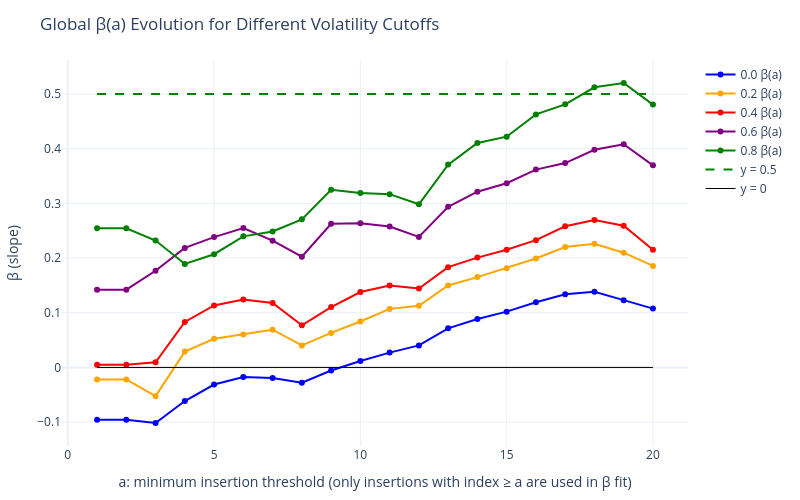

The notebook cell saved with this chart:
### Code cell
import numpy as np
import pandas as pd
import plotly.graph_objects as go
from sklearn.linear_model import LinearRegression

DEBUG = True
MAX_IDS_TO_PRINT = 20

def _safe_col(points_df, preferred, fallbacks):
    if preferred in points_df.columns:
        return preferred
    for c in fallbacks:
        if c in points_df.columns:
            return c
    return None

def debug_points_df(points_df, tag=""):
    print(f"\n=== [DEBUG] points_df summary {tag} ===")
    if points_df is None:
        print("points_df is None")
        return

    print(f"shape: {points_df.shape}")
    print(f"columns: {list(points_df.columns)}")
    if len(points_df) == 0:
        print("points_df is EMPTY.")
        return

    # Show head/tail small
    with pd.option_context('display.max_columns', None, 'display.width', 120):
        print("head(3):")
        print(points_df.head(3))
        print("tail(3):")
        print(points_df.tail(3))

    # NA counts
    na_counts = points_df.isna().sum()
    print("NA counts per column:")
    print(na_counts.to_dict())

    # Determine likely columns
    col_x = _safe_col(points_df, "log_qv", ["x", "log_QV", "log_qv"])
    col_y = _safe_col(points_df, "log_impact", ["y", "logImpact", "log_impact"])
    col_i = _safe_col(points_df, "ins_idx", ["ins_idx", "insertion_idx", "idx"])

    # Basic stats for X/Y
    if col_x:
        xvals = pd.to_numeric(points_df[col_x], errors="coerce").replace([np.inf, -np.inf], np.nan).dropna()
        if len(xvals):
            print(f"{col_x}: count={len(xvals)}, min={xvals.min():.6f}, max={xvals.max():.6f}, mean={xvals.mean():.6f}, std={xvals.std():.6f}")
        else:
            print(f"{col_x}: no valid numeric values")
    else:
        print("Could not find X column (log_qv / x / log_QV).")

    if col_y:
        yvals = pd.to_numeric(points_df[col_y], errors="coerce").replace([np.inf, -np.inf], np.nan).dropna()
        if len(yvals):
            print(f"{col_y}: count={len(yvals)}, min={yvals.min():.6f}, max={yvals.max():.6f}, mean={yvals.mean():.6f}, std={yvals.std():.6f}")
        else:
            print(f"{col_y}: no valid numeric values")
    else:
        print("Could not find Y column (log_impact / y / logImpact).")

    # Insertion index diagnostics
    if col_i:
        ii = pd.to_numeric(points_df[col_i], errors="coerce").dropna().astype(int)
        if len(ii):
            print(f"{col_i}: min={ii.min()}, max={ii.max()}, unique_count={ii.nunique()}")
            # Check gaps
            expected = set(range(ii.min(), ii.max()+1))
            missing = sorted(list(expected.difference(set(ii.unique()))))
            if missing:
                print(f"{col_i}: missing indices in [{ii.min()}..{ii.max()}]: {missing[:30]}{' ...' if len(missing)>30 else ''}")
            else:
                print(f"{col_i}: contiguous in [{ii.min()}..{ii.max()}]")
        else:
            print(f"{col_i}: no valid indices")
    else:
        print("No insertion index column found (ins_idx / insertion_idx / idx).")

def debug_beta_trace(beta_trace, tag=""):
    print(f"\n=== [DEBUG] beta_trace summary {tag} ===")
    if beta_trace is None:
        print("beta_trace is None")
        return

    x = np.asarray(beta_trace.x)
    y = np.asarray(beta_trace.y)

    print(f"len(x)={len(x)}, len(y)={len(y)}")
    if len(x) == 0:
        print("Empty beta trace.")
        return

    # Monotonicity of x
    mono = np.all(np.diff(x) >= 0)
    print(f"x range: [{np.min(x)}, {np.max(x)}], monotonic_non_decreasing={mono}")

    # First/last values
    print(f"first point: a={x[0]}, beta={y[0] if len(y)>0 else None}")
    print(f" last point: a={x[-1]}, beta={y[-1] if len(y)>0 else None}")

    # NaN/inf checks
    n_nan = int(np.sum(~np.isfinite(y)))
    print(f"β finite count={len(y)-n_nan}, non-finite count={n_nan}")

def recompute_full_beta(points_df):
    """OLS slope β over ALL points in points_df (if columns present)."""
    if points_df is None or len(points_df) < 2:
        return np.nan

    col_x = _safe_col(points_df, "log_qv", ["x", "log_QV", "log_qv"])
    col_y = _safe_col(points_df, "log_impact", ["y", "logImpact", "log_impact"])
    if (col_x is None) or (col_y is None):
        return np.nan

    X = pd.to_numeric(points_df[col_x], errors="coerce").replace([np.inf, -np.inf], np.nan)
    Y = pd.to_numeric(points_df[col_y], errors="coerce").replace([np.inf, -np.inf], np.nan)
    mask = X.notna() & Y.notna()
    X = X[mask].to_numpy().reshape(-1, 1)
    Y = Y[mask].to_numpy()
    if len(X) < 2:
        return np.nan
    lr = LinearRegression().fit(X, Y)
    return float(lr.coef_[0])

# =================== YOUR ORIGINAL BLOCK + DEBUG PRINTS ===================

cutoffs = np.round(np.arange(0.0, 1.0, 0.2), 2)  # Includes 0.0 to 0.9
filtered_sample_numbers = {}

for vcut in cutoffs:
    x_filt, all_series_filt, merged_filt, hist_steps_filt, gen_block_filt = prepare_volatility_filtered_series(
        merged, hist_msgs, n_gen_msgs, midprice_step_size, volatility_cutoff=vcut)
    filtered_sample_numbers[vcut] = list(merged_filt['id'])
    print(f"Cutoff {vcut}: {len(filtered_sample_numbers[vcut])} samples")

fig = go.Figure()
cutoff_colors = {
    0.0: "blue", 0.1: "cyan", 0.2: "orange", 0.3: "magenta", 0.4: "red",
    0.5: "brown", 0.6: "purple", 0.7: "gray", 0.8: "green", 0.9: "black"
}

# Ensure 0.0 is plotted first
ordered_cutoffs = sorted(filtered_sample_numbers.keys(), key=lambda x: (x != 0.0, x))

for vcut in ordered_cutoffs:
    sample_ids = filtered_sample_numbers[vcut]

    if DEBUG:
        print(f"\n=== [DEBUG] cutoff {vcut} ===")
        print(f"sample_ids[{len(sample_ids)}]: {sample_ids[:MAX_IDS_TO_PRINT]}{' ...' if len(sample_ids)>MAX_IDS_TO_PRINT else ''}")

    # Dicts filtered to available keys
    b_dict_filt = {k: b_dict[k] for k in sample_ids if k in b_dict}
    m_dict_filt = {k: m_dict[k] for k in sample_ids if k in m_dict}

    if DEBUG:
        missing_b = set(sample_ids) - set(b_dict_filt.keys())
        missing_m = set(sample_ids) - set(m_dict_filt.keys())
        if missing_b:
            print(f"[WARN] missing {len(missing_b)} ids in b_dict: {sorted(list(missing_b))[:MAX_IDS_TO_PRINT]}{' ...' if len(missing_b)>MAX_IDS_TO_PRINT else ''}")
        if missing_m:
            print(f"[WARN] missing {len(missing_m)} ids in m_dict: {sorted(list(missing_m))[:MAX_IDS_TO_PRINT]}{' ...' if len(missing_m)>MAX_IDS_TO_PRINT else ''}")

    fig_cut, points_df = global_beta_plot_from_raw(
        b_dict_filt, m_dict_filt, all_series, x,
        hist_steps=hist_steps,
        gen_block=gen_block,
        num_insertions=num_insertions,
        beta_theory=0.5,
        samples_used=None,
        special_first=(79, 15),
        nbins_hist=30
    )

    # ---- EXTRA DEBUG: tail-window composition per a ----
    def _safe_num(v, n=6):
        try:
            return float(np.round(v, n))
        except Exception:
            return v

    if points_df is not None and len(points_df):
        # Name mapping for safety
        COL_INS = "insertion"
        COL_X   = "x"   # your points_df uses 'x'/'y'
        COL_Y   = "y"

        if not {COL_INS, COL_X, COL_Y}.issubset(points_df.columns):
            print(f"[ERROR] points_df missing cols for debug: need {COL_INS},{COL_X},{COL_Y}")
        else:
            ins_min, ins_max = int(points_df[COL_INS].min()), int(points_df[COL_INS].max())
            print(f"[A-DEBUG] insertion range in points_df: [{ins_min}..{ins_max}]")
            # choose a grid of a's to print
            a_grid = list(range(ins_min, ins_max + 1))
            # or: a_grid = [ins_min, 5, 10, 15, ins_max]

            # Precompute a full OLS slope for comparison
            from sklearn.linear_model import LinearRegression
            lr = LinearRegression()
            X_all = points_df[COL_X].to_numpy().reshape(-1,1)
            y_all = points_df[COL_Y].to_numpy()
            lr.fit(X_all, y_all)
            beta_full_all = float(lr.coef_[0])
            print(f"[A-DEBUG] β_full over ALL points = {_safe_num(beta_full_all)}")

            # Per-a stats
            for a in a_grid:
                sub = points_df[points_df[COL_INS] >= a]
                n = len(sub)
                if n >= 2:
                    X = sub[COL_X].to_numpy().reshape(-1,1)
                    y = sub[COL_Y].to_numpy()
                    lr.fit(X, y)
                    beta_a = float(lr.coef_[0])
                else:
                    beta_a = np.nan

                used_ids = sub["sample_id"].unique() if "sample_id" in sub.columns else []
                print(
                    f"[A-DEBUG] a={a:>2d} | used_points={n:<4d} | β(a)={_safe_num(beta_a)} | "
                    f"ins_range=[{int(sub[COL_INS].min()) if n else '–'}..{int(sub[COL_INS].max()) if n else '–'}] | "
                    f"samples_used={len(used_ids)}"
                )

                # Optional: show a tiny preview of which insertions are present
                if n:
                    cnt_by_ins = sub[COL_INS].value_counts().sort_index()
                    preview = ", ".join([f"{i}:{cnt_by_ins[i]}" for i in cnt_by_ins.index[:5]])
                    tail_preview = ", ".join([f"{i}:{cnt_by_ins[i]}" for i in cnt_by_ins.index[-5:]])
                    print(f"          counts by insertion (head): {preview}")
                    if len(cnt_by_ins) > 5:
                        print(f"          counts by insertion (tail): {tail_preview}")


    if DEBUG:
        debug_points_df(points_df, tag=f"(cutoff={vcut})")

    if fig_cut is not None and len(fig_cut.data) > 0:
        beta_trace = fig_cut.data[0]

        if DEBUG:
            debug_beta_trace(beta_trace, tag=f"(cutoff={vcut})")

            # Cross‑check: full OLS on all points vs β at smallest a (tail window includes all points)
            beta_full = recompute_full_beta(points_df)
            try:
                a_vals = np.asarray(beta_trace.x)
                betas  = np.asarray(beta_trace.y)
                a_min_idx = int(np.nanargmin(a_vals)) if len(a_vals) else None
                beta_at_min_a = betas[a_min_idx] if a_min_idx is not None else np.nan
            except Exception:
                a_min_idx, beta_at_min_a = None, np.nan

            print(f"[CHECK] β_full(all points) = {beta_full:.6f}")
            print(f"[CHECK] β at min(a) (should match full if min(a)=0 and uses all points) = {beta_at_min_a:.6f}")

            if np.isfinite(beta_full) and np.isfinite(beta_at_min_a):
                diff = abs(beta_full - beta_at_min_a)
                if diff > 1e-3:
                    print(f"[WARN] β mismatch full vs min(a): diff={diff:.6f} (check filtering/weights)")

        label = f"0.0 β(a)" if vcut == 0.0 else f"{vcut} β(a)"
        fig.add_trace(go.Scatter(
            x=beta_trace.x,
            y=beta_trace.y,
            mode="lines+markers",
            marker=dict(size=6),
            name=label,
            line=dict(color=cutoff_colors.get(vcut, None))
        ))
    else:
        if DEBUG:
            print(f"[WARN] fig_cut is None or has no data for cutoff {vcut}")

# Visual guides
a_values = fig.data[0].x if len(fig.data) > 0 else np.arange(1, num_insertions + 1)
fig.add_trace(go.Scatter(
    x=[min(a_values), max(a_values)],
    y=[0.5, 0.5],
    mode="lines",
    line=dict(color="green", dash="dash"),
    name="y = 0.5"
))
fig.add_trace(go.Scatter(
    x=[min(a_values), max(a_values)],
    y=[0, 0],
    mode="lines",
    line=dict(color="black", width=1),
    name="y = 0"
))
fig.update_xaxes(title_text="a: minimum insertion threshold (only insertions with index ≥ a are used in β fit)")
fig.update_yaxes(title_text="β (slope)")
fig.update_layout(
    title="Global β(a) Evolution for Different Volatility Cutoffs",
    template="plotly_white",
    width=800,
    height=500,
    margin=dict(t=60, r=30, b=50, l=60),
    legend=dict(orientation="v"),
)
fig.show()

### Figure 1 — Plotly figure (JSON) as saved in the notebook; plotly's stock layout.template omitted (floating-point values rounded to 4 significant figures)
{"data": [{"line": {"color": "blue"}, "marker": {"size": 6}, "mode": "lines+markers", "name": "0.0 β(a)", "type": "scatter", "x": [1, 2, 3, 4, 5, 6, 7, 8, 9, 10, 11, 12, 13, 14, 15, 16, 17, 18, 19, 20], "y": [-0.09554, -0.09554, -0.1015, -0.06146, -0.03123, -0.01761, -0.01909, -0.028, -0.005556, 0.01187, 0.02713, 0.04027, 0.07152, 0.08866, 0.102, 0.1193, 0.1338, 0.1383, 0.1231, 0.1076]}, {"line": {"color": "orange"}, "marker": {"size": 6}, "mode": "lines+markers", "name": "0.2 β(a)", "type": "scatter", "x": [1, 2, 3, 4, 5, 6, 7, 8, 9, 10, 11, 12, 13, 14, 15, 16, 17, 18, 19, 20], "y": [-0.0218, -0.0218, -0.05251, 0.02895, 0.05242, 0.06033, 0.06909, 0.04032, 0.0632, 0.08411, 0.1071, 0.1129, 0.1498, 0.1652, 0.1816, 0.1992, 0.2202, 0.2261, 0.2098, 0.1857]}, {"line": {"color": "red"}, "marker": {"size": 6}, "mode": "lines+markers", "name": "0.4 β(a)", "type": "scatter", "x": [1, 2, 3, 4, 5, 6, 7, 8, 9, 10, 11, 12, 13, 14, 15, 16, 17, 18, 19, 20], "y": [0.00513, 0.00513, 0.009427, 0.08313, 0.1133, 0.1244, 0.1178, 0.07696, 0.1104, 0.1379, 0.1497, 0.1445, 0.1834, 0.2009, 0.2151, 0.2327, 0.2582, 0.2695, 0.259, 0.2153]}, {"line": {"color": "purple"}, "marker": {"size": 6}, "mode": "lines+markers", "name": "0.6 β(a)", "type": "scatter", "x": [1, 2, 3, 4, 5, 6, 7, 8, 9, 10, 11, 12, 13, 14, 15, 16, 17, 18, 19, 20], "y": [0.1423, 0.1423, 0.1768, 0.2186, 0.2383, 0.2551, 0.2318, 0.2026, 0.2628, 0.2636, 0.2578, 0.2387, 0.2937, 0.3214, 0.3368, 0.3618, 0.3737, 0.3979, 0.4082, 0.3696]}, {"line": {"color": "green"}, "marker": {"size": 6}, "mode": "lines+markers", "name": "0.8 β(a)", "type": "scatter", "x": [1, 2, 3, 4, 5, 6, 7, 8, 9, 10, 11, 12, 13, 14, 15, 16, 17, 18, 19, 20], "y": [0.2545, 0.2545, 0.232, 0.1892, 0.207, 0.2397, 0.2487, 0.2708, 0.3249, 0.3192, 0.3169, 0.2984, 0.3709, 0.4105, 0.4219, 0.4627, 0.4811, 0.5123, 0.52, 0.4807]}, {"line": {"color": "green", "dash": "dash"}, "mode": "lines", "name": "y = 0.5", "type": "scatter", "x": [1, 20], "y": [0.5, 0.5]}, {"line": {"color": "black", "width": 1}, "mode": "lines", "name": "y = 0", "type": "scatter", "x": [1, 20], "y": [0, 0]}], "layout": {"height": 500, "legend": {"orientation": "v"}, "margin": {"b": 50, "l": 60, "r": 30, "t": 60}, "title": {"text": "Global β(a) Evolution for Different Volatility Cutoffs"}, "width": 800, "xaxis": {"title": {"text": "a: minimum insertion threshold (only insertions with index ≥ a are used in β fit)"}}, "yaxis": {"title": {"text": "β (slope)"}}}}
